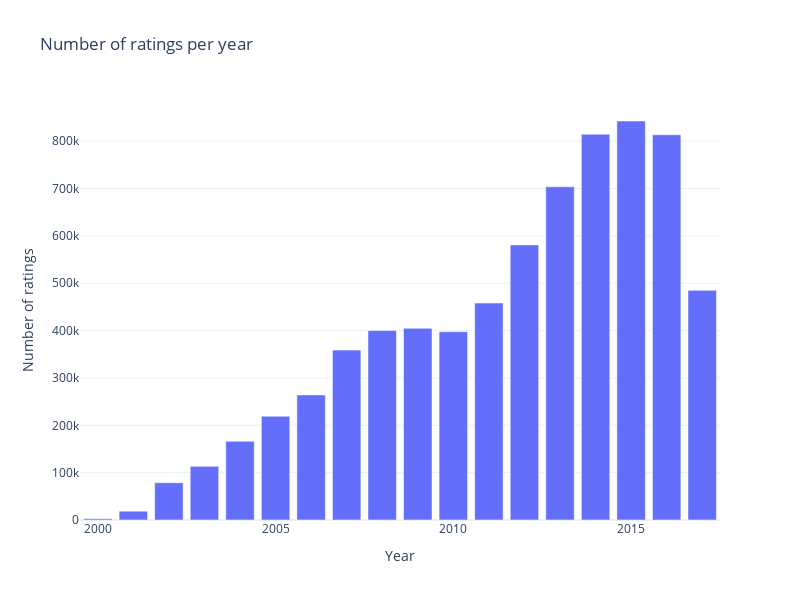

Write notebook code for a chart like this one.
### Code cell
px.bar(ratings_temporal_grouping, x='Year', y='Number of ratings', title=f'Number of ratings per year').show()

### Figure 1 — Plotly figure (JSON) as saved in the notebook; plotly's stock layout.template omitted (floating-point values rounded to 4 significant figures)
{"data": [{"alignmentgroup": "True", "hovertemplate": "Year=%{x}<br>Number of ratings=%{y}<extra></extra>", "legendgroup": "", "marker": {"color": "#636efa", "pattern": {"shape": ""}}, "name": "", "offsetgroup": "", "orientation": "v", "showlegend": false, "textposition": "auto", "type": "bar", "x": [2000, 2001, 2002, 2003, 2004, 2005, 2006, 2007, 2008, 2009, 2010, 2011, 2012, 2013, 2014, 2015, 2016, 2017], "xaxis": "x", "y": [2694, 18572, 78766, 113425, 166266, 219134, 264120, 358794, 400291, 404951, 397754, 458162, 580999, 703815, 814683, 842672, 813573, 485115], "yaxis": "y"}], "layout": {"barmode": "relative", "height": 600, "legend": {"tracegroupgap": 0}, "title": {"text": "Number of ratings per year"}, "width": 800, "xaxis": {"anchor": "y", "domain": [0, 1], "title": {"text": "Year"}}, "yaxis": {"anchor": "x", "domain": [0, 1], "title": {"text": "Number of ratings"}}}}
